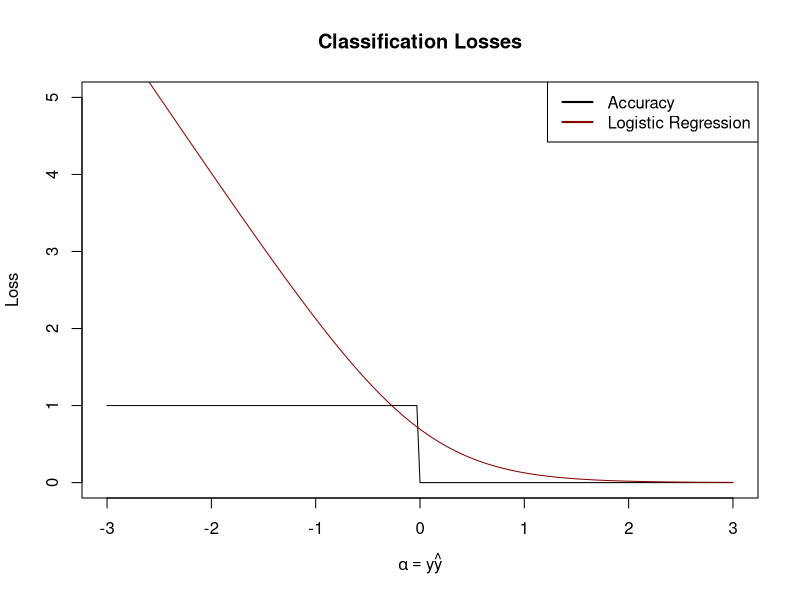
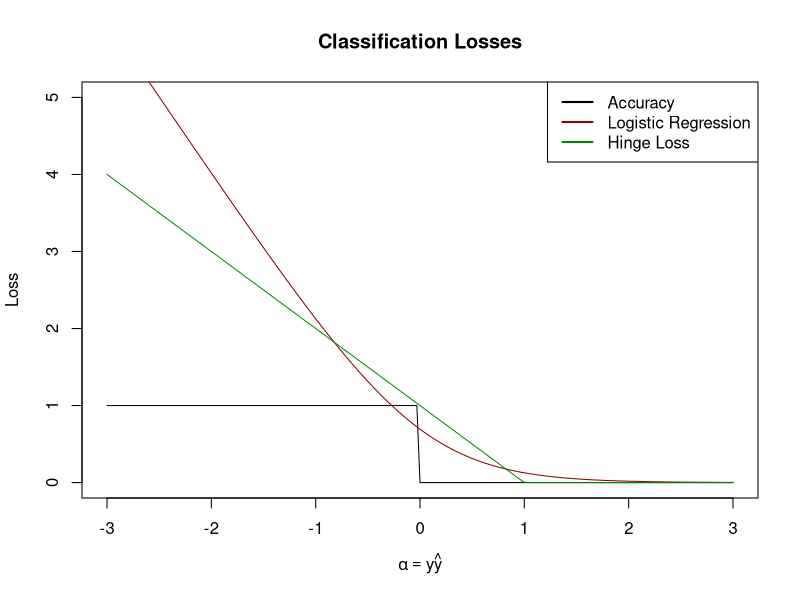
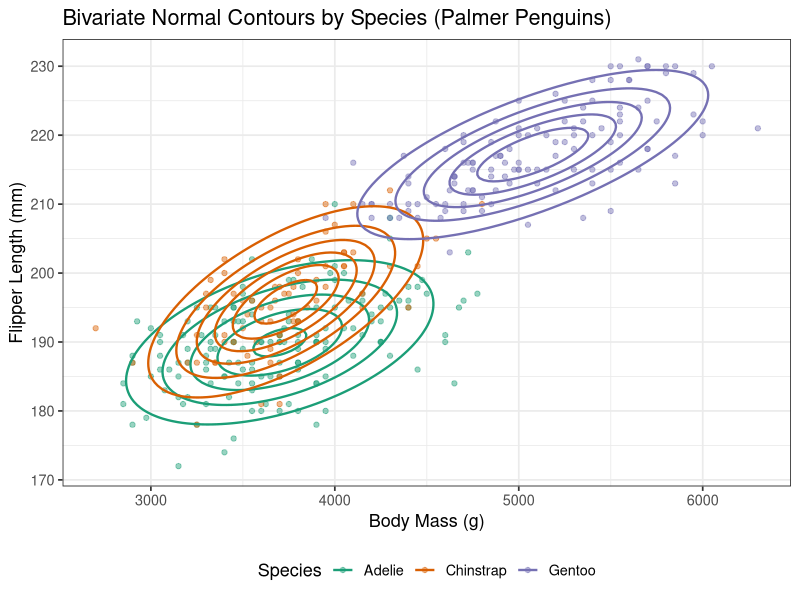
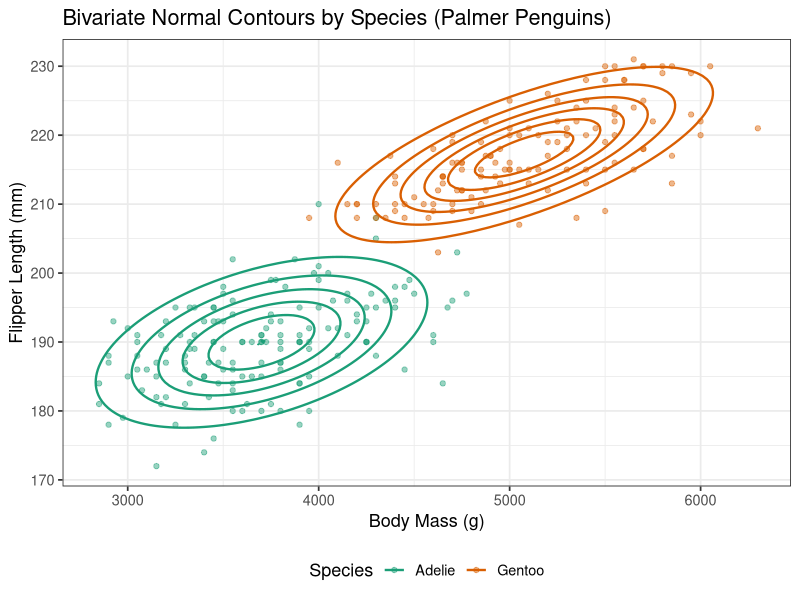

R code for these plots, in order:
## ---- chunk 1
#| echo: false
alpha <- seq(-3, 3, length.out=201)
acc     <- function(alpha) ifelse(alpha < 0, 1, 0)
lr_loss <- function(alpha) log(1 + exp(-2*alpha))

plot(alpha, acc(alpha), type="l",
     xlab=expression(alpha==y * hat(y)),
     ylab="Loss", 
     main="Classification Losses", 
     ylim=c(0, 5))
lines(alpha, lr_loss(alpha), col="red4")
legend("topright", 
       col=c("black", "red4"), 
       lwd=2, 
       legend=c("Accuracy", "Logistic Regression"))
## ---- chunk 2
alpha <- seq(-3, 3, length.out=201)
acc     <- function(alpha) ifelse(alpha < 0, 1, 0)
lr_loss <- function(alpha) log(1 + exp(-2*alpha))
hinge_loss <- function(alpha) pmax(0, 1-alpha)

plot(alpha, acc(alpha), type="l",
     xlab=expression(alpha == y * hat(y)),
     ylab="Loss", 
     main="Classification Losses", 
     ylim=c(0, 5))
lines(alpha, lr_loss(alpha), col="red4")
lines(alpha, hinge_loss(alpha), col="green4")
legend("topright", 
       col=c("black", "red4", "green4"), 
       lwd=2, 
       legend=c("Accuracy", "Logistic Regression", "Hinge Loss"))
## ---- chunk 3
#| echo: false
# TODO: Fix this up. AI over complex nonsense follows...
library(tidyverse)
library(mvtnorm)

# 1. Clean data and define grid bounding box
df <- penguins |>
    drop_na(body_mass, flipper_len, species)

grid_x <- seq(min(df$body_mass) - 200, max(df$body_mass) + 200, length.out = 150)
grid_y <- seq(min(df$flipper_len) - 5, max(df$flipper_len) + 5, length.out = 150)
eval_grid <- expand_grid(body_mass = grid_x, flipper_len = grid_y)

# 2. Fit 2D normal parameters (MLE) per species and evaluate density on the grid
density_df <- df |>
    nest(.by = species) |>
    mutate(
        mu = map(data, \(d) colMeans(d[, c("body_mass", "flipper_len")])),
        sigma = map(data, \(d) cov(d[, c("body_mass", "flipper_len")])),
        grid = map2(mu, sigma, \(m, s) {
            eval_grid |>
                mutate(density = dmvnorm(eval_grid, mean = m, sigma = s))
        })
    ) |>
    select(species, grid) |>
    unnest(grid)

# 3. Plot contours with observations
ggplot() +
    geom_point(
        data = df,
        aes(x = body_mass, y = flipper_len, color = species),
        alpha = 0.45,
        size = 1.5
    ) +
    geom_contour(
        data = density_df,
        aes(x = body_mass, y = flipper_len, z = density, color = species),
        bins = 7,
        linewidth = 0.8
    ) +
    scale_color_brewer(palette = "Dark2") +
    labs(
        title = "Bivariate Normal Contours by Species (Palmer Penguins)",
        x = "Body Mass (g)",
        y = "Flipper Length (mm)",
        color = "Species"
    ) +
    theme_bw(base_size = 13) + 
    theme(legend.position="bottom")
## ---- chunk 4
#| echo: false
# TODO: Fix this up. AI over complex nonsense follows...
library(tidyverse)
library(mvtnorm)

# 1. Clean data and define grid bounding box
df <- penguins |>
    drop_na(body_mass, flipper_len, species) |>
    filter(species != "Chinstrap")

grid_x <- seq(min(df$body_mass) - 200, max(df$body_mass) + 200, length.out = 150)
grid_y <- seq(min(df$flipper_len) - 5, max(df$flipper_len) + 5, length.out = 150)
eval_grid <- expand_grid(body_mass = grid_x, flipper_len = grid_y)

# 2. Fit 2D normal parameters (MLE) per species and evaluate density on the grid
density_df <- df |>
    nest(.by = species) |>
    mutate(
        mu = map(data, \(d) colMeans(d[, c("body_mass", "flipper_len")])),
        sigma = map(data, \(d) cov(d[, c("body_mass", "flipper_len")])),
        grid = map2(mu, sigma, \(m, s) {
            eval_grid |>
                mutate(density = dmvnorm(eval_grid, mean = m, sigma = s))
        })
    ) |>
    select(species, grid) |>
    unnest(grid)

# 3. Plot contours with observations
ggplot() +
    geom_point(
        data = df,
        aes(x = body_mass, y = flipper_len, color = species),
        alpha = 0.45,
        size = 1.5
    ) +
    geom_contour(
        data = density_df,
        aes(x = body_mass, y = flipper_len, z = density, color = species),
        bins = 7,
        linewidth = 0.8
    ) +
    scale_color_brewer(palette = "Dark2") +
    labs(
        title = "Bivariate Normal Contours by Species (Palmer Penguins)",
        x = "Body Mass (g)",
        y = "Flipper Length (mm)",
        color = "Species"
    ) +
    theme_bw(base_size = 13) + 
    theme(legend.position="bottom")
